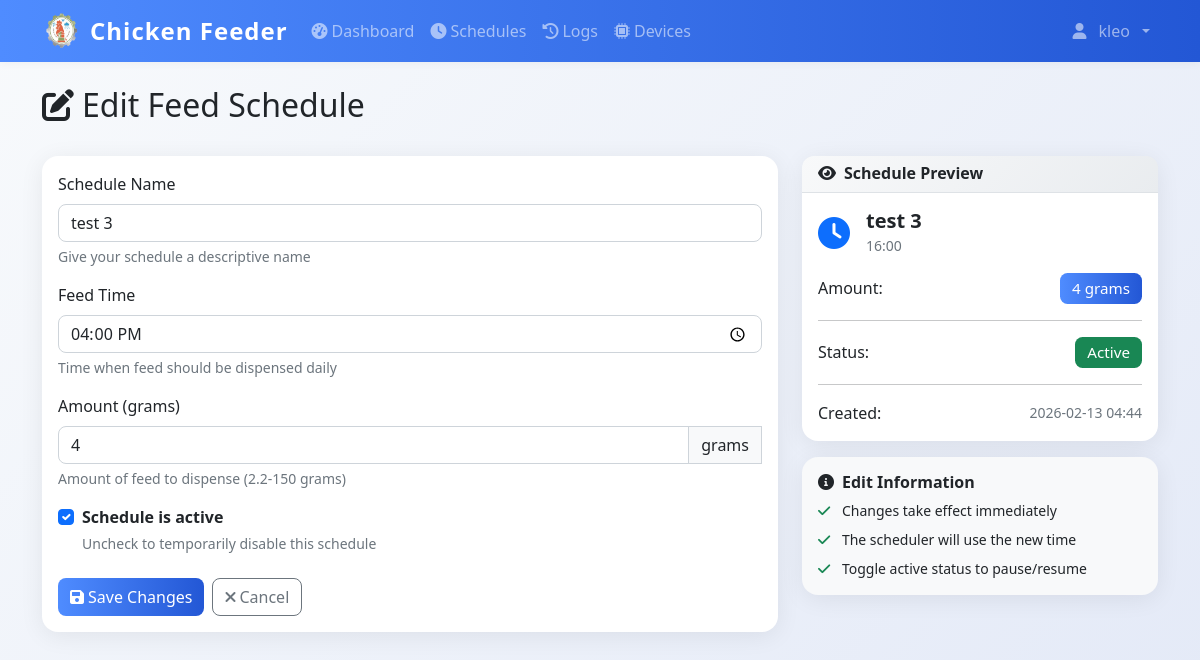
The app's page /schedules/4/edit (signed in), older data.
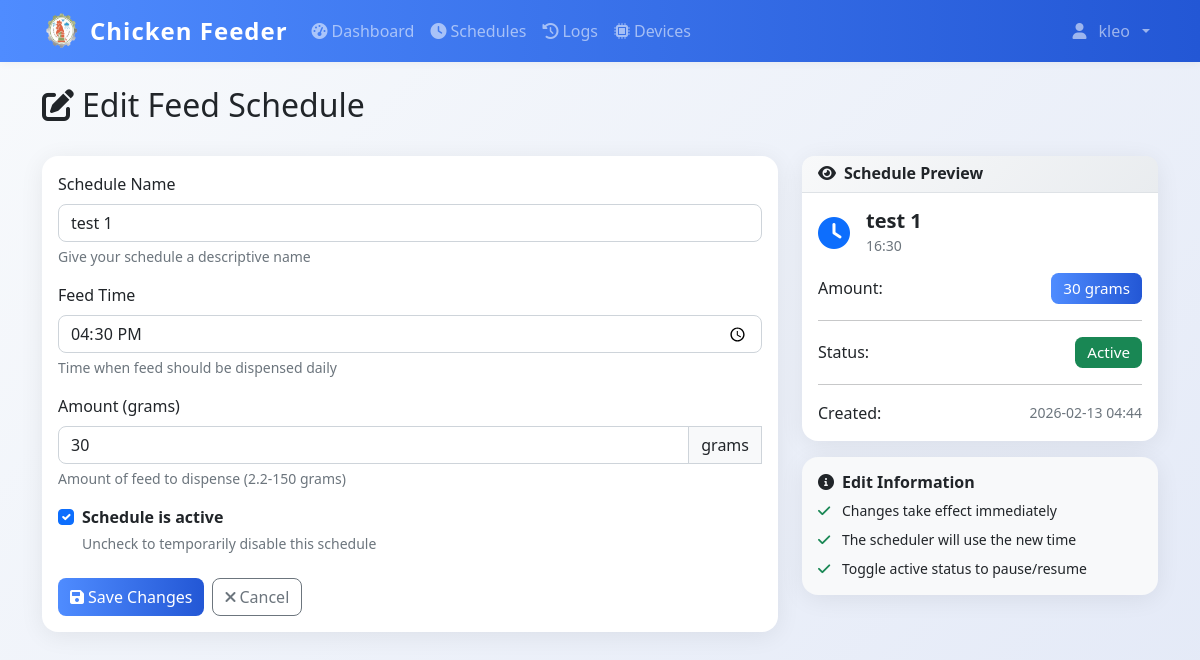
The same page, newer data.
### models.py (models this page shows)
class FeedSchedule(db.Model):
    id = db.Column(db.Integer, primary_key=True)
    name = db.Column(db.String(100), nullable=False)
    feed_time = db.Column(db.Time, nullable=False)
    amount_grams = db.Column(db.Integer, nullable=False)
    is_active = db.Column(db.Boolean, default=True)
    created_by = db.Column(db.Integer, db.ForeignKey('user.id'), nullable=False)
    created_at = db.Column(db.DateTime, default=datetime.now)
    user = db.relationship('User', backref=db.backref('schedules', lazy=True))

### app.py (the view, shortened to what this page needs)
@app.route('/schedules/<int:schedule_id>/edit', methods=['GET', 'POST'])
@login_required
def edit_schedule(schedule_id):
    from utils.validators import validate_schedule_name, validate_amount_grams, sanitize_string
    from utils.model_utils import get_feed_ratio
    schedule = db.session.get(FeedSchedule, schedule_id)
    if not schedule:
        flash('Schedule not found', 'danger')
        return redirect(url_for('schedules'))
    if schedule.created_by != current_user.id:
        flash('Unauthorized', 'danger')
        return redirect(url_for('schedules'))
    feed_config = get_feed_ratio()
    gps = feed_config.get('grams_per_second', 2.0)
    min_grams = max(1, round(0.1 * gps, 1))
    return render_template('edit_schedule.html', schedule=schedule, min_grams=min_grams)

### app.py (called while the page is built)
@login_manager.user_loader
def load_user(user_id):
    return db.session.get(User, int(user_id))

@app.context_processor
def inject_datetime():
    return {'datetime': datetime}

@app.before_request
def restrict_admin_from_user_pages():
    if current_user.is_authenticated and getattr(current_user, 'is_admin', False):
        if not request.path.startswith('/admin'):
            if not request.path.startswith('/static') and not request.path.startswith('/logout'):
                return redirect(url_for('admin.dashboard'))

### utils/model_utils.py (called while the page is built)
def get_feed_ratio():
    if not os.path.exists(CONFIG_PATH):
        return {'pellets': 150, 'grams': 6.0, 'grams_per_second': 2.0}
    with open(CONFIG_PATH, 'r') as f:
        data = json.load(f)
    if 'grams_per_second' not in data:
        data['grams_per_second'] = 2.0
    return data

### templates/edit_schedule.html (shortened to what the changed rows need)
{% extends "base.html" %}
{% block content %}
<div class="container mt-4">
    <div class="row mb-4">
        <div class="col">
            <h1 class="h2">
                <i class="fas fa-edit me-2"></i>Edit Feed Schedule
            </h1>
        </div>
    </div>
    <div class="row">
        <div class="col-lg-8">
            <div class="card">
                <div class="card-body">
                    <form method="POST" id="schedule-form">
                        <div class="mb-3">
                            <label for="name" class="form-label">Schedule Name</label>
                            <input type="text" class="form-control" id="name" name="name"
                                value="{{ schedule.name }}"
                                placeholder="e.g., Morning Feed, Evening Feed" required>
                            <div class="form-text">Give your schedule a descriptive name</div>
                        </div>
                        <div class="mb-3">
                            <label for="feed_time" class="form-label">Feed Time</label>
                            <input type="time" class="form-control" id="feed_time" name="feed_time"
                                value="{{ schedule.feed_time.strftime('%H:%M') }}" required>
                            <div class="form-text">Time when feed should be dispensed daily</div>
                        </div>
                        <div class="mb-3">
                            <div class="input-group">
                                <input type="number" class="form-control" id="amount_grams" name="amount_grams"
                                    min="{{ min_grams }}" max="150" value="{{ schedule.amount_grams }}" step="0.1" required>
                                <span class="input-group-text">grams</span>
                            </div>
                        </div>
                        <div class="mb-4">
                            <div class="form-check">
                                <input class="form-check-input" type="checkbox" id="is_active" name="is_active"
                                    {% if schedule.is_active %}checked{% endif %}>
                                <label class="form-check-label" for="is_active">
                                    <strong>Schedule is active</strong>
                                </label>
                                <div class="form-text">Uncheck to temporarily disable this schedule</div>
                            </div>
                        </div>
                    </form>
                </div>
            </div>
        </div>
        <div class="col-lg-4">
            <div class="card">
                <div class="card-body">
                    <div class="d-flex align-items-center mb-3">
                        <div>
                            <h5 class="mb-0" id="preview-name">{{ schedule.name }}</h5>
                            <small class="text-muted" id="preview-time">{{ schedule.feed_time.strftime('%H:%M') }}</small>
                        </div>
                    </div>
                    <div class="d-flex justify-content-between align-items-center">
                        <span>Amount:</span>
                        <span class="badge bg-primary" id="preview-amount">{{ schedule.amount_grams }} grams</span>
                    </div>
                    <div class="d-flex justify-content-between align-items-center">
                        <span>Status:</span>
                        <span class="badge {{ 'bg-success' if schedule.is_active else 'bg-secondary' }}" id="preview-status">
                            {{ 'Active' if schedule.is_active else 'Inactive' }}
                        </span>
                    </div>
                    <div class="d-flex justify-content-between align-items-center">
                        <span>Created:</span>
                        <small class="text-muted">{{ schedule.created_at.strftime('%Y-%m-%d %H:%M') }}</small>
                    </div>
                </div>
            </div>
        </div>
    </div>
</div>
{% endblock %}

Row changes from the older to the newer data that the page shows:
changed FeedSchedule "Active": name "test 3" → "test 1"; feed_time "16:00" → "16:30"; amount_grams "4" → "30"
